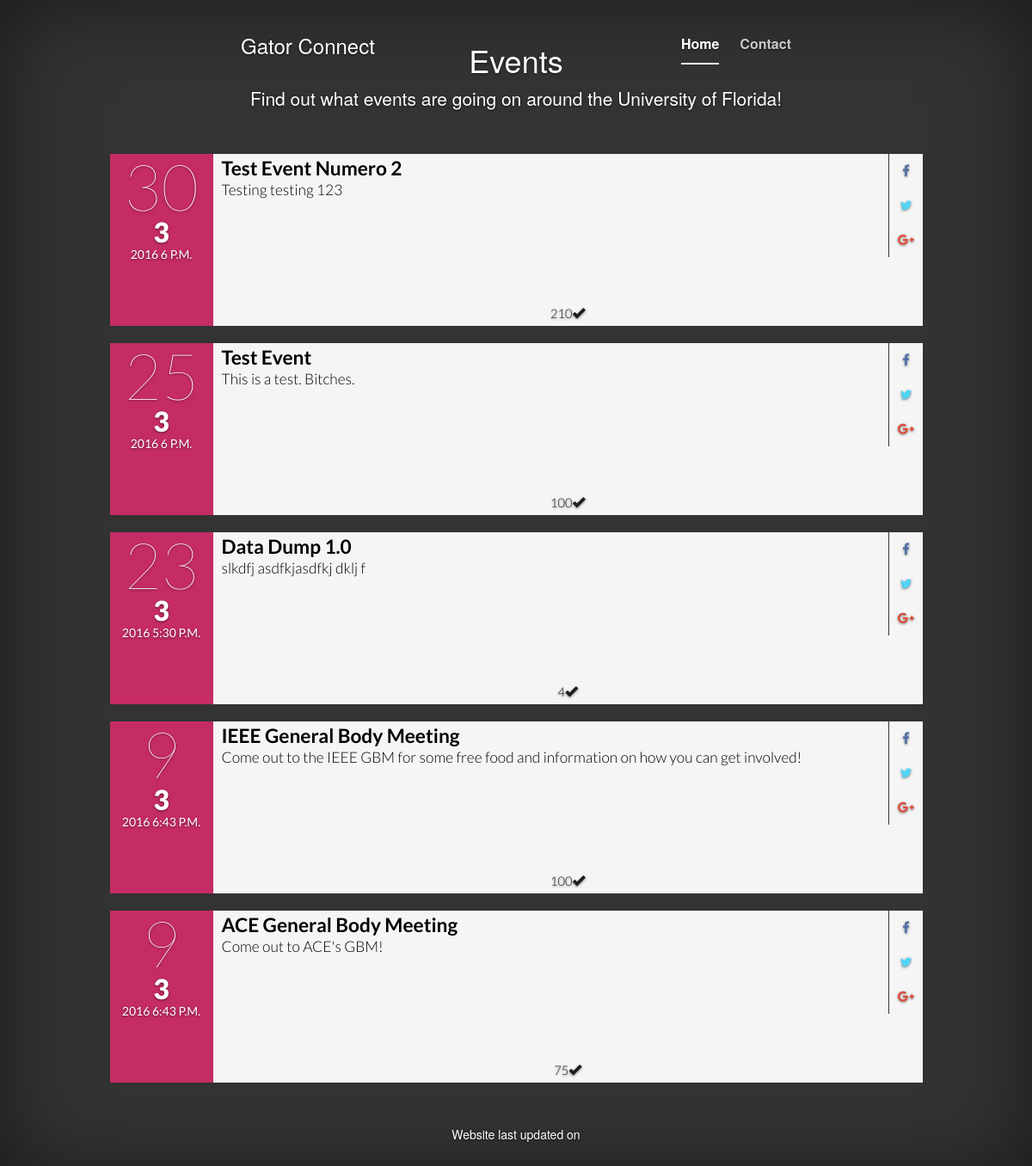
Page /events/ on the earlier database version.
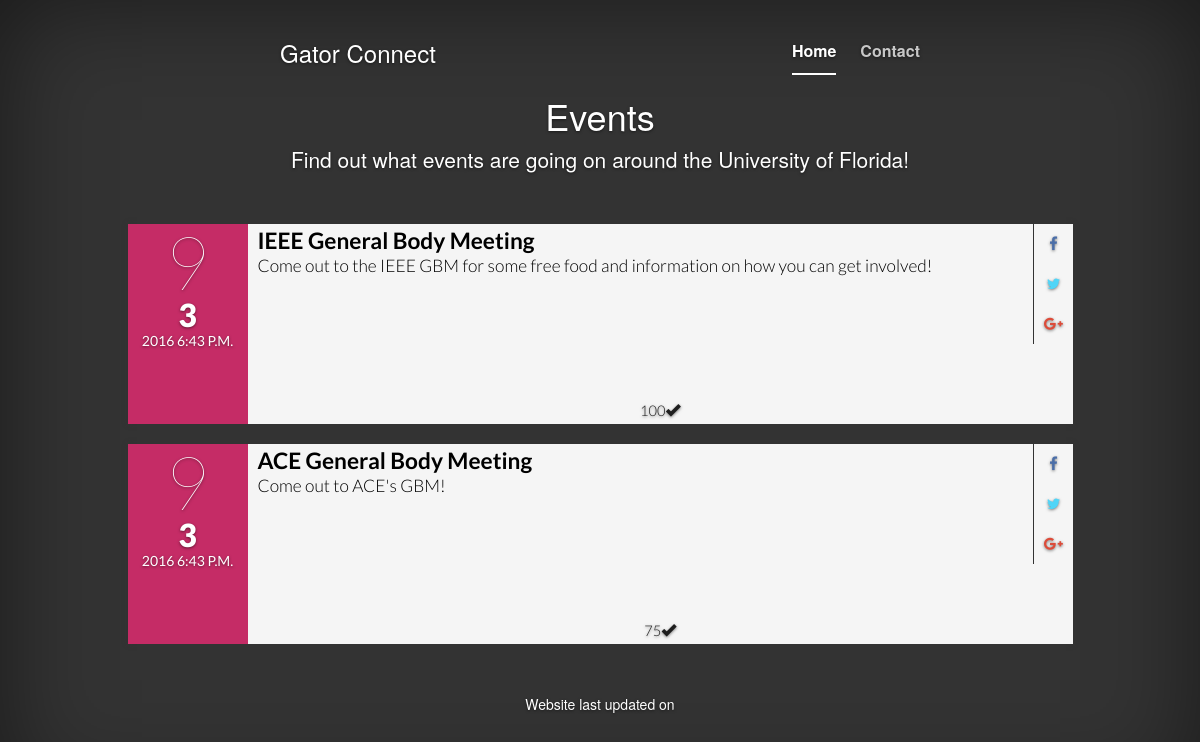
Same page on the later database version.
### events/models.py (models this page shows, shortened)
class Event(models.Model):
    event_name = models.CharField(max_length=200)
    event_description = models.CharField(max_length=200)
    street = models.CharField(max_length=200)
    city = models.CharField(max_length=200)
    state = models.CharField(max_length=20)
    zip_code = models.IntegerField()
    event_start_date_time = models.DateTimeField(
        'Start Date / Time'
    )
    event_end_date_time = models.DateTimeField(
        'End Date / Time'
    )
    attendance_count = models.IntegerField(default=0)
    fb_url = models.CharField(
        'Facebook Event URL',
        max_length=255,
        default='',
        blank=True
    )

### events/views.py (the view)
def index(request):
    try:
        latest_event_list = Event.objects.order_by('-event_start_date_time')[:5]
        event_list = ', '.join([e.event_name for e in latest_event_list])
        template = loader.get_template('events/index.html')
        context = {
            'latest_event_list': latest_event_list,
        }
    except Event.DoesNotExist:
        raise Http404("Question does not exist")
    return render(request, 'events/index.html', context)

### events/templates/events/index.html (shortened to what this page needs)
<!DOCTYPE html>
<html lang="en">
<head>
    <link rel="stylesheet" href="//maxcdn.bootstrapcdn.com/bootstrap/3.2.0/css/bootstrap.min.css">
    <link rel="stylesheet" href="//maxcdn.bootstrapcdn.com/bootstrap/3.2.0/css/bootstrap-theme.min.css">
</head>
<body>
<div class="site-wrapper">
    <div class="site-wrapper-inner">
        <div class="cover-container">
            <div class="masthead clearfix">
                <div class="inner">
                    <h3 class="masthead-brand">Gator Connect</h3>
                    <nav>
                        <ul class="nav masthead-nav">
                            <li class="active"><a href="#">Home</a></li>
                            <li><a href="#footer">Contact</a></li>
                        </ul>
                    </nav>
                </div>
            </div>
        </div>
        <div class="inner ">
            <h1 class="cover-heading">Events</h1>
            <p class="lead">Find out what events are going on around the University of Florida!</p>
        </div>
        {% if latest_event_list %}
{% load tz %}
            {% for event in latest_event_list %}
            <div class="container">
                <div class="row">
                    <div class=" col-xs-offset-1 col-xs-10  col-xs-offset-1 col-sm-offset-1 col-sm-10">
                        <ul class="event-list">
                            <li>
                                <time datetime="2014-07-20 2000">
                                    <span class="day">{{ event.event_start_date_time.day }}</span>
                                    <span class="month">{{ event.event_start_date_time.month }}</span>
                                    <span class="year">{{ event.event_start_date_time.year }}</span>
                                    <span class="time">{{ event.event_start_date_time|time}}</span>
                                </time>
                                <div class="info">
                                    <h2 class="title">{{ event.event_name }}</h2>
                                    <p class="desc">{{ event.event_description }}</p>
                                    <ul>
                                        <li style="width:33%;">{{ event.attendance_count }}<span class="glyphicon glyphicon-ok"></span></li>
                                    </ul>
                                </div>
                                <div class="social">
                                    <ul>
                                        <li class="facebook" style="width:33%;"><a href="{{ event.fb_url }}" target="_blank"><span class="fa fa-facebook"></span></a></li>
                                        <li class="twitter" style="width:34%;"><a href="#twitter"><span class="fa fa-twitter"></span></a></li>
                                        <li class="google-plus" style="width:33%;"><a href="#google-plus"><span class="fa fa-google-plus"></span></a></li>
                                    </ul>
                                </div>
                            </li>
                        </ul>
                    </div>
                </div>
            </div>
            {% endfor %}
        {% else %}
            <p>No events are available.</p>
        {% endif %}
        <div id="footer">
            <div class="inner">
                <p>Website last updated on</p>
            </div>
        </div>
    </div>
</div>
</body>
</html>

Differences in the rows shown:
removed Event: event_start_date_time.day "30", event_start_date_time.month "3", event_start_date_time.year "2016", event_start_date_time "6 P.M.", event_name "Test Event Numero 2", event_description "Testing testing 123", attendance_count "210"
removed Event: event_start_date_time.day "25", event_start_date_time.month "3", event_start_date_time.year "2016", event_start_date_time "6 P.M.", event_name "Test Event", event_description "This is a test. Bitches.", attendance_count "100"
removed Event: event_start_date_time.day "23", event_start_date_time.month "3", event_start_date_time.year "2016", event_start_date_time "5:30 P.M.", event_name "Data Dump 1.0", event_description "slkdfj asdfkjasdfkj dklj f", attendance_count "4"
